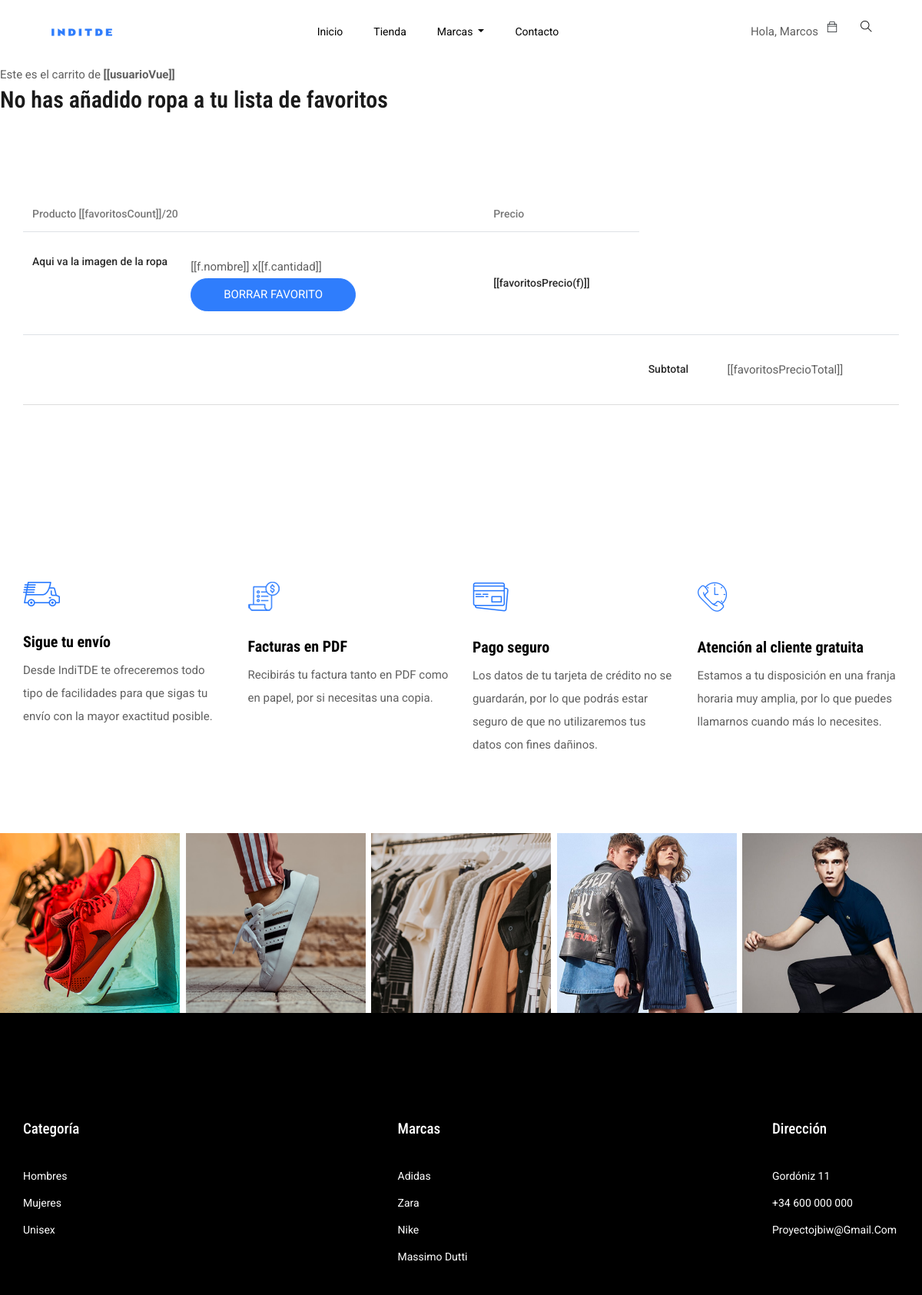
Page /favourites/ (signed in) on the committed database.
### appIndiTDE/models.py (models this page shows, shortened)
class Marca(models.Model):
    id = models.CharField(max_length = 5, primary_key =True)
    nombre = models.CharField(max_length = 20)
    desc = models.TextField()
    descEn = models.TextField()
    logo = models.ImageField()

### appIndiTDE/views.py (the view)
# urls.py: path('favourites/', views.favourites, name='favourites'),
def favourites(request):
    if request.user.is_authenticated:
        user = request.user
        c = list(get_carro_completo())
        a = list(get_all_clothes())
        context = {
            'favoritos' : get_cantidades_ropa(c, user),
            'marcas': get_all_brands(a),
            'usuario': user
        }
        return render(request, 'inditde/favourites.html', context)
    else:
        return redirect('index')

### appIndiTDE/views.py (called while the page is built)
def get_all_clothes():
    ropas = Ropa.objects.all()
    return ropas

def get_carro_completo():
    carro = Carro.objects.all()
    return carro

def get_all_brands(ropas):
    my_brands = []
    for i in ropas:
        if i.marca not in my_brands:
            my_brands.append(i.marca)
    return my_brands

def get_cantidades_ropa(carro, user):
    my_carro = []
    for i in carro:
        if (i.usuario == user):
            if(len(my_carro) >= 1):
                c = any(x.ropa.nombre == i.ropa.nombre for x in my_carro)
                if c:
                    for x in my_carro:
                        if x.ropa.nombre == i.ropa.nombre:
                            x.ropa.cantidad = x.ropa.cantidad + 1
                else:
                    i.ropa.cantidad = 1
                    my_carro.append(i)
            else:
                i.ropa.cantidad = 1
                my_carro.append(i)
    return my_carro

### appIndiTDE/templates/inditde/favourites.html (shortened to what this page needs)
{% extends "inditde/base.html" %}
{% block content %}
<div id="app-3">
  <p>Este es el carrito de <strong>[[usuarioVue]]</strong></p>
  <h2 v-if = "favoritosVue.length === 0">No has añadido ropa a tu lista de favoritos</h2>
  <section class="cart_area section_padding">
    <div class="container">
      <div class="cart_inner">
        <div class="table-responsive">
          <table class = "table">
            <thead>
              <tr>
                <th scope="col">Producto [[favoritosCount]]/20</th>
                <th scope="col">Precio</th>
              </tr>
            </thead>
            <tbody>
              <tr v-for="(f, index) in favoritosVue">
                <td>
                  <div class="media">
                    <div class="d-flex">
                      <h5>Aqui va la imagen de la ropa</h5>
                    </div>
                    <div class="media-body">
                      <p>[[f.nombre]] x[[f.cantidad]]</p>
                      <button class="btn_3" @click="borrarFavorito(index)">Borrar favorito</button>
                    </div>
                  </div>
                </td>
                <td>
                  <h5>[[favoritosPrecio(f)]]</h5>
                </td>
              </tr>
              <tr>
                <td></td>
                <td></td>
                <td>
                  <h5>Subtotal</h5>
                </td>
                <td>
                  <p>[[favoritosPrecioTotal]]</p>
                </td>
              </tr>
            </tbody>
          </table>
        </div>
      </div>
    </div>
  </section>
</div>
{% endblock %}

### appIndiTDE/templates/inditde/base.html (shortened to what this page needs)
{% load static %}
<!doctype html>
<html lang="zxx">
<head>
    <link rel="stylesheet" href="{% static 'css/bootstrap.min.css' %}">
    <link rel="stylesheet" href="{% static 'css/animate.css' %}">
    <link rel="stylesheet" href="{% static 'css/owl.carousel.min.css' %}">
    <link rel="stylesheet" href="{% static 'css/all.css' %}">
    <link rel="stylesheet" href="{% static 'css/flaticon.css' %}">
    <link rel="stylesheet" href="{% static 'css/themify-icons.css' %}">
    <link rel="stylesheet" href="{% static 'css/magnific-popup.css' %}">
    <link rel="stylesheet" href="{% static 'css/slick.css' %}">
    <link rel="stylesheet" href="{% static 'css/style.css' %}">
</head>
<body class="bg-white">
<header class="main_menu home_menu">
    <div class="container-fluid">
        <div class="row align-items-center justify-content-center">
            <div class="col-lg-11">
                <nav class="navbar navbar-expand-lg navbar-light">
                    <a class="navbar-brand" href="/index/"> <img src="{% static 'img/logo.png'%}" alt="logo"> </a>
                    <div class="collapse navbar-collapse main-menu-item" id="navbarSupportedContent">
                        <ul class="navbar-nav">
                            <li class="nav-item">
                                <a class="nav-link" href="/index/">Inicio</a>
                            </li>
                            <li class="nav-item">
                                <a class="nav-link" href="/shop/">Tienda</a>
                            </li>
                            <li class="nav-item dropdown">
                                <a class="nav-link dropdown-toggle" href="blog.html" id="navbarDropdown_3"
                                   role="button" data-toggle="dropdown" aria-haspopup="true" aria-expanded="false">
                                    Marcas
                                </a>
                            </li>
                            <li class="nav-item">
                                <a class="nav-link" href="{% url 'contact' %}">Contacto</a>
                            </li>
                        </ul>
                    </div>
                    <div class="hearer_icon d-flex">
                        {% if user.is_authenticated %}
                        <p>Hola, {{user.first_name}} &nbsp;</p>
                        {% else %}
                        <p></p>
                        {% endif %}
                        <div class="dropdown cart">
                            <a class="dropdown-toggle" href="#}" id="navbarDropdown3" role="button"
                               data-toggle="dropdown" aria-haspopup="true" aria-expanded="false">
                                <a class="ti-bag"></a>
                            </a>
                        </div>
                        <a id="search_1" href="javascript:void(0)" onClick="TODO"><i class="ti-search"></i></a>
                    </div>
                </nav>
            </div>
        </div>
    </div>
</header>
{% block content %}
{% endblock %}
<section class="shipping_details section_padding">
    <div class="container">
        <div class="row">
            <div class="col-lg-3 col-sm-6">
                <div class="single_shopping_details">
                    <img src="{% static 'img/icon/icon_1.png'%}" alt="">
                    <h4>Sigue tu envío</h4>
                    <p>Desde IndiTDE te ofreceremos todo tipo de facilidades para que sigas tu envío con la mayor exactitud posible.</p>
                </div>
            </div>
            <div class="col-lg-3 col-sm-6">
                <div class="single_shopping_details">
                    <img src="{% static 'img/icon/icon_2.png'%}" alt="">
                    <h4>Facturas en PDF</h4>
                    <p>Recibirás tu factura tanto en PDF como en papel, por si necesitas una copia.</p>
                </div>
            </div>
            <div class="col-lg-3 col-sm-6">
                <div class="single_shopping_details">
                    <img src="{% static 'img/icon/icon_3.png' %}" alt="">
                    <h4>Pago seguro</h4>
                    <p>Los datos de tu tarjeta de crédito no se guardarán, por lo que podrás estar seguro de que no utilizaremos tus datos con fines dañinos.</p>
                </div>
            </div>
            <div class="col-lg-3 col-sm-6">
                <div class="single_shopping_details">
                    <img src="{% static 'img/icon/icon_4.png' %}" alt="">
                    <h4>Atención al cliente gratuita</h4>
                    <p>Estamos a tu disposición en una franja horaria muy amplia, por lo que puedes llamarnos cuando más lo necesites.</p>
                </div>
            </div>
        </div>
    </div>
</section>
<section class="instagram_photo">
    <div class="container-fluid">
        <div class="row">
            <div class="col-lg-12">
                <div class="instagram_photo_iner">
                    <div class="single_instgram_photo">
                        <img src="{% static 'img/instagram/inst_1.png' %}" alt="">
                    </div>
                    <div class="single_instgram_photo">
                        <img src="{% static 'img/instagram/inst_2.png' %}" alt="">
                    </div>
                    <div class="single_instgram_photo">
                        <img src="{% static 'img/instagram/inst_3.png' %}" alt="">
                    </div>
                    <div class="single_instgram_photo">
                        <img src="{% static 'img/instagram/inst_4.png' %}" alt="">
                    </div>
                    <div class="single_instgram_photo">
                        <img src="{% static 'img/instagram/inst_5.png' %}" alt="">
                    </div>
                </div>
            </div>
        </div>
    </div>
</section>
<footer class="footer_part">
    <div class="container">
        <div class="row justify-content-between">
            <div class="col-sm-6 col-lg-2">
                <div class="single_footer_part">
                    <h4>Categoría</h4>
                    <ul class="list-unstyled">
                        <li><a href="/shop/?genero=masculino">Hombres</a></li>
                        <li><a href="/shop/?genero=femenino">Mujeres</a></li>
                        <li><a href="/shop/?genero=unisex">Unisex</a></li>
                    </ul>
                </div>
            </div>
            <div class="col-sm-6 col-lg-2">
                <div class="single_footer_part">
                    <h4>Marcas</h4>
                    <ul class="list-unstyled">
                        {% for m in marcas%}
                        <li><a href="/shop/?marca={{m.id}}">{{m.nombre}}</a></li>
                        {% endfor %}
                    </ul>
                </div>
            </div>
            <div class="col-sm-6 col-lg-2">
                <div class="single_footer_part">
                    <h4>Dirección</h4>
                    <ul class="list-unstyled">
                        <li>
                            <a href="https://www.google.es/maps/place/Calle+de+Gord%C3%B3niz,+11,+48010+Bilbao,+Vizcaya/@43.2590363,-2.9413628,17z/data=!3m1!4b1!4m5!3m4!1s0xd4e5029970826f5:0xf5df8ca205cd24b7!8m2!3d43.2590324!4d-2.9391741?hl=es">Gordóniz
                                11</a></li>
                        <li><a href="tel:+34600000000">+34 600 000 000</a></li>
                        <li><span><a href="mailto:proyectojbiw@gmail.com">proyectojbiw@gmail.com</a></span></li>
                    </ul>
                </div>
            </div>
        </div>
    </div>
</footer>
</body>
</html>

### rows in the picture
Marca: nombre "Adidas"
Marca: nombre "Zara"
Marca: nombre "Nike"
Marca: nombre "Massimo Dutti"

### other values in the picture
{{ user.first_name }} "Marcos"
